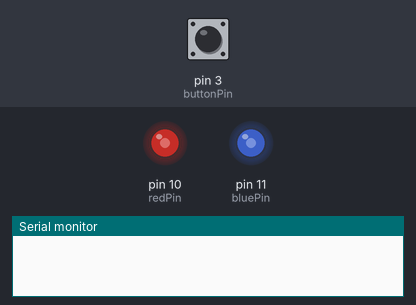
Bench run of a sketch on a simulated Arduino Uno, built with avr-gcc and run on an emulated ATmega328P. On the bench: output pins drawn as LEDs (lit = HIGH), the last lines printed to the serial monitor. The inputs (shaded band) are chosen by the test bench; at power-on: pin 3 (buttonPin) HIGH.

Above: at 1.2 s.
1.3 s: pin 3 (buttonPin) pulled LOW for 0.15 s
At 2.7 s:
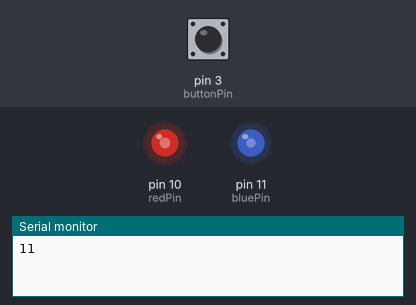
4.4 s: pin 3 (buttonPin) pulled LOW for 1 s
8.4 s: pin 3 (buttonPin) pulsed LOW 5 times (0.12 s each, 0.3 s apart)
At 10.8 s:
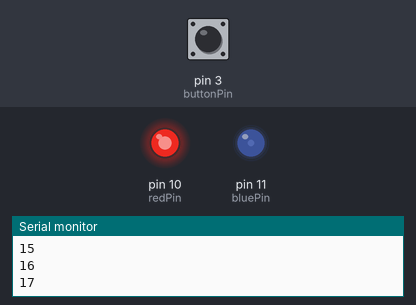
11.4 s: pin 3 (buttonPin) pulsed LOW 5 times (0.12 s each, 0.3 s apart)
Timing chart, 0 to 29.2 s (numbered marks = the images above; inputs shaded):
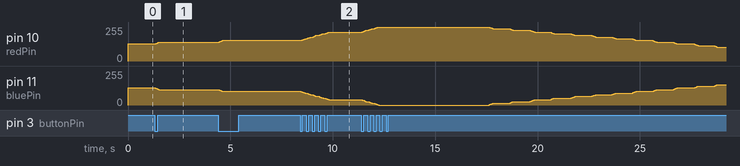

Measured:
- after the input at 1.3 s, pin 10 (redPin): moves from 128/255 to 141/255 over 0.16 s, starting at once; pin 11 (bluePin): moves from 128/255 to 115/255 over 0.16 s, starting at once

The sketch:

Arduino_W7.ino
```cpp
#include <Arduino.h>

const byte buttonPin = 3;
const byte redPin = 10;
const byte bluePin = 11;

int happiness = 10;
int lastScore = 10;
float displayed = 10;
unsigned long lastPress = 0;
unsigned long changedAt = 0;
unsigned long lastFrame = 0;
bool rawButton = HIGH;
bool stableButton = HIGH;

void setup() {
  pinMode(buttonPin, INPUT_PULLUP);
  pinMode(redPin, OUTPUT);
  pinMode(bluePin, OUTPUT);
  rawButton = stableButton = digitalRead(buttonPin);
  lastPress = changedAt = lastFrame = millis();
  Serial.begin(9600);
}

void loop() {
  unsigned long now = millis();
  bool reading = digitalRead(buttonPin);

  if (reading != rawButton) {
    rawButton = reading;
    changedAt = now;
  }
  if (now - changedAt >= 35 && reading != stableButton) {
    stableButton = reading;
    if (stableButton == LOW) {
      happiness = min(20, happiness + 1);
      lastScore = happiness;
      lastPress = now;
      Serial.println(happiness);
    }
  }

  unsigned long idle = now - lastPress;
  if (idle >= 5000) {
    unsigned long lost = 1 + (idle - 5000) / 1000;
    int newScore = lost >= (unsigned long)lastScore ? 0 : lastScore - (int)lost;
    if (newScore != happiness) {
      happiness = newScore;
      Serial.println(happiness);
    }
  }

  float step = 8.0f * (now - lastFrame) / 1000.0f;
  lastFrame = now;
  if (displayed < happiness) displayed = min((float)happiness, displayed + step);
  else displayed = max((float)happiness, displayed - step);

  byte red = (byte)(255.0f * (1.0f - displayed / 20.0f));
  byte blue = (byte)(255.0f * displayed / 20.0f);
  analogWrite(redPin, 255 - red);
  analogWrite(bluePin, 255 - blue);
}
```
